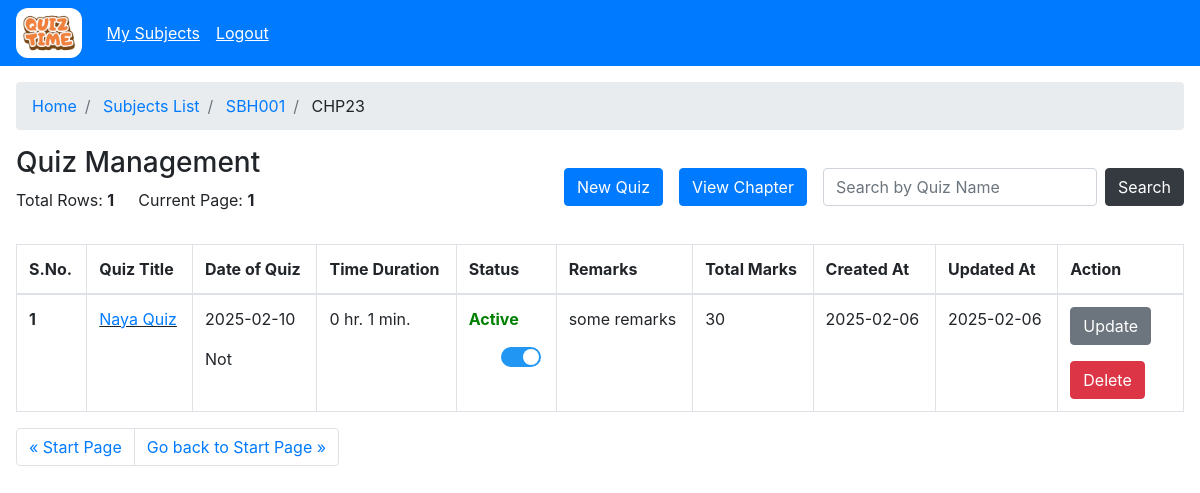
/admin/subject/chapter/view?sub_id=b69ba28f-91a8-42cf-b7eb-d11fb3b1a088&skip=0&take=25&chap_id=d40f45e4-d416-4c18-886c-8f7c68ab9848 (signed in), run on the app's committed database.
### models/model.py (models this page shows)
class Subject(db.Model):
    __tablename__='subjects'
    id=db.Column(db.VARCHAR(100), primary_key=True)
    name=db.Column(db.VARCHAR(100), nullable=False)
    description=db.Column(db.VARCHAR(100), nullable=False)
    created_at=db.Column(db.TIMESTAMP, nullable=False)
    updated_at=db.Column(db.TIMESTAMP, nullable=False)
    code=db.Column(db.VARCHAR(100), nullable=False)

class Chapter(db.Model):
    __tablename__='chapters'
    id=db.Column(db.VARCHAR(100), primary_key=True)
    name=db.Column(db.VARCHAR(100), nullable=False)
    description=db.Column(db.VARCHAR(100), nullable=False)
    subject_id=db.Column(db.VARCHAR(100), db.ForeignKey('subjects.id'), nullable=False)
    created_at = db.Column(db.TIMESTAMP, nullable=False)
    updated_at = db.Column(db.TIMESTAMP, nullable=False)
    chapter_number=db.Column(db.Integer, nullable=False)
    code=db.Column(db.VARCHAR(100), nullable=False)
    pages=db.Column(db.Integer, nullable=False)

class Quiz(db.Model):
    __tablename__='quiz'
    id=db.Column(db.VARCHAR(100), primary_key=True)
    quiz_title=db.Column(db.VARCHAR(100), nullable=False)
    chapter_id=db.Column(db.VARCHAR(100), db.ForeignKey('chapters.id'), nullable=False)
    chapter_code=db.Column(db.VARCHAR(100), db.ForeignKey('chapters.code'), nullable=False)
    date_of_quiz=db.Column(db.DATE, nullable=False)
    time_duration_hr=db.Column(db.Integer, nullable=False)
    time_duration_min=db.Column(db.Integer, nullable=False)
    remarks=db.Column(db.VARCHAR(100), nullable=False)
    created_at=db.Column(db.TIMESTAMP, nullable=False)
    updated_at=db.Column(db.TIMESTAMP, nullable=False)
    is_active=db.Column(db.Boolean, default=True, nullable=False)
    user_id=db.Column(db.VARCHAR(100), db.ForeignKey('users.id'), nullable=True)
    total_marks=db.Column(db.Integer, nullable=False)

### controllers/admin/admin_subject.py (the view)
@subject.route("/chapter/view")
@login_required
@role_required("admin")
def view_chapter():
    skip = int(request.args.get('skip', 0))
    take = int(request.args.get('take', 25))
    where = request.args.get('where', '{}')
    sub_id = request.args.get("sub_id", "")
    chap_id = request.args.get("chap_id", "")
    if not sub_id:
        return flash_and_redirect("Subject is required", "danger", url_for("subject.admin_subject"))
    if not chap_id:
        return flash_and_redirect("Chapter is required", "danger", url_for("subject.view_subject", sub_id=sub_id))
    try:
        sub = Subject.query.get_or_404(sub_id)
        chap = Chapter.query.get_or_404(chap_id)
        where = json.loads(where) if where else {}
        quizzes = Quiz.query.filter_by(chapter_id=chap_id, **where).order_by(desc(Quiz.created_at)).limit(take).offset(skip).all()
        total_rows = Quiz.query.filter_by(chapter_id=chap_id).count()
        return render_template("admin/chapter/admin_single_chapter.html",now=datetime.now().date(), sub=sub, chap=chap, rows=quizzes, skip=skip, take=take, total_rows=total_rows)
    except Exception as e:
        return flash_and_redirect(f"An error occurred: {e}", "danger", url_for("subject.view_subject", sub_id=sub_id))

### app.py (called while the page is built)
    @login_manager.user_loader
    def load_user(user_id):
        return User.query.get(user_id)

### controllers/decorator.py (called while the page is built)
def role_required(role):
    def decorator(func):
        @wraps(func)
        def wrapper(*args, **kwargs):
            if not current_user.is_authenticated:
                return redirect(url_for("auth.login"))
            if current_user.user_type != role and session.get("user_type") != role:
                if current_user.user_type == "admin":
                    return redirect(url_for("admin.admin_home"))
                return redirect(url_for("user.user_home"))
            return func(*args, **kwargs)
        return wrapper
    return decorator

### templates/admin/chapter/admin_single_chapter.html (shortened to what this page needs)
{% extends "base.html" %}{% block title %}View Chapter{% endblock %} {% block
content %}{% include "admin/admin_wrapper.html" %}
<section class="p-3">
  <nav aria-label="breadcrumb">
    <ol class="breadcrumb">
      <li class="breadcrumb-item"><a href="/admin">Home</a></li>
      <li class="breadcrumb-item">
        <a href="/admin/subject/?skip=0&take=25">Subjects List</a>
      </li>
      <li class="breadcrumb-item" aria-current="page">
        <a href="/admin/subject/view?sub_id={{ sub.id }}&take=25&skip=0"
          >{% if sub %}{{ sub.code }}{% endif %}
        </a>
      </li>
      <li class="breadcrumb-item">
        {% if chap %}{{ chap.code }}{% endif %}
      </li>
    </ol>
  </nav>
  <div class="d-flex mt-3 flex-wrap justify-content-between">
    <div>
      <h3>Quiz Management</h3>
      <div class="d-flex align-items-center">
        <p class="mr-4">Total Rows: <strong>{{ total_rows }}</strong></p>
        <p>
          Current Page: <strong>{% if skip and take %} {{ ((skip|int)/take)+1 }} {% else
          %}1{% endif %}</strong>
        </p>
      </div>
    </div>
    <div class="form-inline my-2 my-lg-0">
      <div class="d-flex">
        <button type="button" class="btn btn-primary mr-3">
          <a
            class="text-white"
            href="/admin/subject/chapter/quiz/new?sub_id={{ sub.id }}&chap_id={{ chap.id }}"
            >New Quiz</a
          >
        </button>
        <button
          type="button"
          class="btn btn-primary mr-3"
          data-toggle="modal"
          data-target="#exampleModalScrollable"
        >
          View Chapter
        </button>
      </div>
      <div class="d-flex mt-2 mt-sm-0 justify-content-between">
        <input
          class="form-control mr-2"
          type="search"
          id="quizInput"
          placeholder="Search by Quiz Name"
          aria-label="Search"
        />
        <button
          class="btn btn-dark"
          onclick="searchByQuiz('{{skip}}', '{{take}}', '{{ chap.id }}' , '{{ sub.id }}')"
        >
          <a>Search</a>
        </button>
      </div>
    </div>
  </div>
  <section class="mt-3">
    <div class="table-responsive">
      <table class="table table-bordered table-hover">
        <thead>
          <tr>
            <th scope="col">S.No.</th>
            <th scope="col">Quiz Title</th>
            <th scope="col">Date of Quiz</th>
            <th scope="col">Time Duration</th>
            <th scope="col">Status</th>
            <th scope="col">Remarks</th>
            <th scope="col">Total Marks</th>
            <th scope="col">Created At</th>
            <th scope="col">Updated At</th>
            <th scope="col">Action</th>
          </tr>
        </thead>
        <tbody>
          {% for quiz in rows %}
          <tr class="pointer">
            <th scope="row">{{ loop.index+skip }}</th>
            <td class="link">
              <a
                href="/admin/subject/chapter/quiz/view?quiz_id={{ quiz.id }}&sub_id={{ sub.id }}&chap_id={{ chap.id }}"
                >{{ quiz.quiz_title }}</a
              >
            </td>
            <td>
              <p>{{ quiz.date_of_quiz }}</p>
              <p>{{ "Expired" if quiz.date_of_quiz < now else "Not" }}</p>
            </td>
            <td>
              {{ quiz.time_duration_hr }} hr. {{ quiz.time_duration_min }} min.
            </td>
            <td>
              <p class="{{"active" if quiz.is_active else "notactive"}}">{{ "Active" if quiz.is_active else "Not-Active" }}</p>
              <form id="statusForm" action="/admin/subject/chapter/quiz/update/status?quiz_id={{ quiz.id }}&chap_id={{ chap.id }}&sub_id={{ sub.id }}" method="post">
                  <label id="toggle-label" for="toggle"></label>
              </form>
            </td>
            <td>{{ quiz.remarks }}</td>
            <td>{{ quiz.total_marks }}</td>
            <td>{{ quiz.created_at.strftime('%Y-%m-%d') }}</td>
            <td>{{ quiz.updated_at.strftime('%Y-%m-%d') }}</td>
            <td>
              <button
                onclick="window.location.href='/admin/subject/chapter/quiz/update?quiz_id={{ quiz.id }}&chap_id={{ chap.id }}&sub_id={{ sub.id }}'"
                type="button"
                class="btn btn-secondary mr-3 mb-3"
              >
                Update
              </button>
              <form
                method="post"
                action="/admin/subject/chapter/quiz/delete?sub_id={{ sub.id }}&chap_id={{ chap.id }}&quiz_id={{ quiz.id }}"
                onsubmit="return confirm('Are you sure you wish to delete the quiz with {{sub.code}}?, !! This will delete all questions associated with it !!');"
              >
                <input type="submit" class="btn btn-danger" value="Delete" />
              </form>
            </td>
          </tr>
          {% endfor %}
        </tbody>
      </table>
      <nav aria-label="Page navigation example">
        <ul class="pagination">
          <li class="page-item">
            <a
              class="page-link"
              href="/admin/subject/chapter/view?chap_id={{ chap.id }}&sub_id={{ sub.id }}&skip={{ (skip - take) if skip > 0 else 0 }}&take={{ take }}"
              aria-label="Previous"
            >
              <span aria-hidden="true">&laquo;</span>
              <span
                >{% if skip > 0 %}Previous{% else %}Start Page{% endif %}</span
              >
            </a>
          </li>
          <li class="page-item">
            <a
              class="page-link"
              href="/admin/subject/chapter/view?chap_id={{ chap.id }}&sub_id={{ sub.id }}&skip={{ ( ((skip//take)+1)*take if ((skip|int+take) < total_rows) else None  ) if ((skip|int+take) < total_rows) else 0 }}&take={{ take }}"
              aria-label="Next"
            >
              <span
                >{% if ((skip|int + take) < total_rows) %}Next{% else %}Go back
                to Start Page{% endif %}</span
              >
              <span aria-hidden="true">&raquo;</span>
            </a>
          </li>
        </ul>
      </nav>
    </div>
  </section>
</section>
{% endblock %}

### templates/base.html (shortened to what this page needs)
<!DOCTYPE html>
<html lang="en">
  <head>
    <link rel="stylesheet" href="/static/css/style.css" />
    <link
      rel="stylesheet"
      href="https://cdn.jsdelivr.net/npm/bootstrap@4.3.1/dist/css/bootstrap.min.css"
    />
  </head>
  <body>
    {% block content %} {% endblock %}
  </body>
</html>

### templates/admin/admin_wrapper.html (shortened to what this page needs)
<nav class="navbar navbar-expand-lg navbar-dark bg-primary">
  <a href="/admin">
    <img
      alt="logo"
      src="/static/images/logo.png"
      class="adminLogo navbar-brand"
    />
  </a>
  <div class="collapse navbar-collapse" id="navbarSupportedContent">
    <ul class="navbar-nav mr-auto">
      <li class="nav-item">
        <a class="anchor nav-link" href="/admin/subject?skip=0&take=25"
          >My Subjects</a
        >
      </li>
      <li class="nav-item">
        <a class="anchor nav-link" href="/auth/logout">Logout</a>
      </li>
    </ul>
  </div>
</nav>

### static/css/style.css (style rules this page uses)
.adminLogo { height: 50px; background-color: white !important; border-radius: 12px; padding: 6px; }
.pointer { cursor: pointer; }
.anchor { color: white !important; text-decoration: underline !important; }
.link { text-decoration: underline !important; }
.active { color: green; font-weight: bold; }
#toggle-label { display: inline-block; width: 40px; height: 20px; background-color: #ccc; border-radius: 10px; position: relative; cursor: pointer; margin-left: 32px; }
#toggle-label::before { content: ""; position: absolute; top: 2px; left: 2px; width: 16px; height: 16px; background-color: white; border-radius: 50%; transition: transform 0.3s; }
#toggle:checked + label { background-color: #2196f3; }
#toggle:checked + label::before { transform: translateX(20px); }

### data on the page
Subject: code "SBH001"
Chapter: code "CHP23"
Quiz: quiz_title "Naya Quiz", date_of_quiz "2025-02-10", date_of_quiz "Not", time_duration_hr "0", time_duration_min "1", is_active "Active", remarks "some remarks", total_marks "30", created_at "2025-02-06", updated_at "2025-02-06"

### other printed values
{{ total_rows }} "1"
